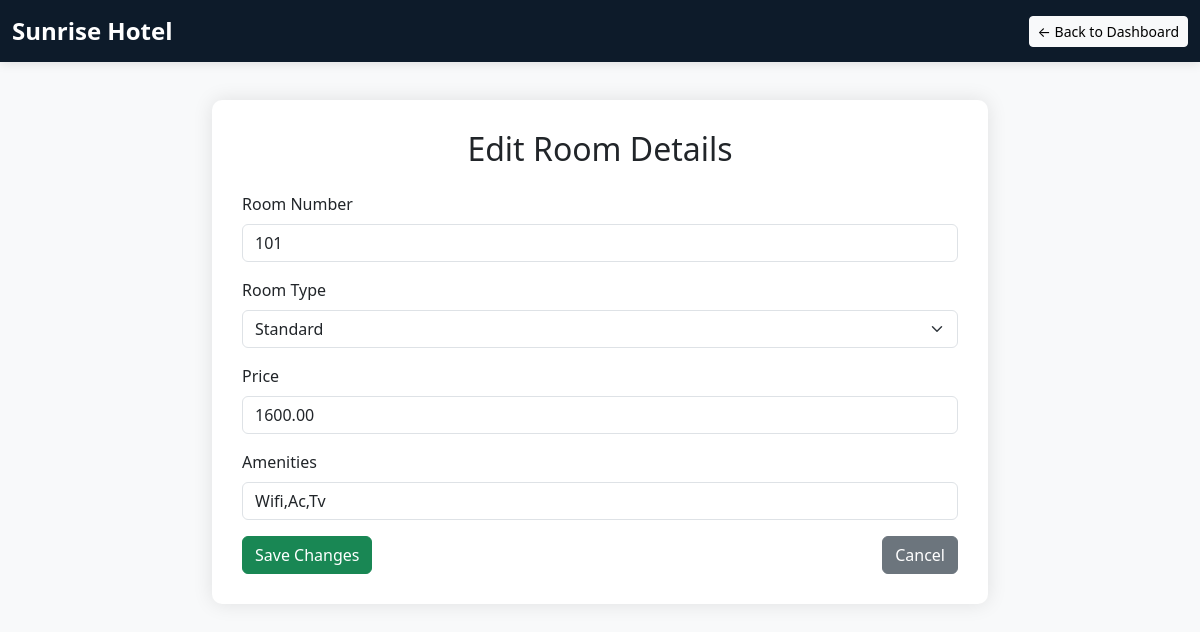
The app's page /admin/editRoom.php?roomId=19 with its own data.
### tables this page shows
CREATE TABLE `rooms` (
  `id` int(11) NOT NULL,
  `room_number` varchar(10) DEFAULT NULL,
  `price` decimal(10,2) DEFAULT NULL,
  `amenities` text DEFAULT NULL,
  `status` enum('available','booked','maintenance') NOT NULL DEFAULT 'available',
  `room_type_id` int(11) DEFAULT NULL
);

### DatabaseConnection.php (called while the page is built, shortened)
<?php
class DatabaseConnection {
    private static $instance = null;
    private $conn;
    private function __construct() {
        $this->conn = new mysqli('localhost', 'root', '', 'hms');
    }
    public static function getInstance() {
        if (self::$instance == null) {
            self::$instance = new DatabaseConnection();
        }
        return self::$instance;
    }
    public function getConnection() {
        return $this->conn;
    }
}
?>

### admin/p_design_pattern/RoomManagerProxy.php (called while the page is built, shortened)
<?php
require_once 'RealRoomManagerInterface.php';
class RoomManagerProxy implements RoomManagerInterface {
    private $realManager;
    public function __construct() {
        $this->realManager = new RealRoomManager();
    }
    public function getRoomDetails($roomId) {
        return $this->realManager->getRoomDetails($roomId);
    }
}
?>

### admin/p_design_pattern/RealRoomManagerInterface.php (called while the page is built, shortened)
<?php
require_once __DIR__ . '/../../DatabaseCOnnection.php';
class RealRoomManager implements RoomManagerInterface {
    private $conn;
    public function __construct() {
        $this->conn = DatabaseConnection::getInstance()->getConnection();
    }
    public function getRoomDetails($roomId) {
        $stmt = $this->conn->prepare("SELECT * FROM rooms WHERE id = ?");
        $stmt->bind_param("i", $roomId);
        $stmt->execute();
        $result = $stmt->get_result();
        return $result->fetch_assoc();
    }
}
?>

### admin/editRoom.php (the view, shortened to what this page needs)
<?php
require_once 'p_design_pattern/RoomManagerProxy.php';
$roomManager = new RoomManagerProxy();
$roomId = $_GET['roomId'];
$room = $roomManager->getRoomDetails($roomId);
?>
<!DOCTYPE html>
<html>
<head>
    <link href="https://cdn.jsdelivr.net/npm/bootstrap@5.3.0/dist/css/bootstrap.min.css" rel="stylesheet">
</head>
<body>
<nav class="navbar navbar-expand-lg navbar-dark fixed-top">
    <div class="container-fluid">
        <a class="navbar-brand" href="#">Sunrise Hotel</a>
        <div class="ms-auto">
            <a href="admin_dashboard.php" class="btn btn-light btn-sm">← Back to Dashboard</a>
        </div>
    </div>
</nav>
<div class="container">
    <div class="form-container">
        <h2 class="mb-4 text-center">Edit Room Details</h2>
        <form method="POST">
            <div class="mb-3">
                <label class="form-label">Room Number</label>
                <input type="text" class="form-control" name="roomNumber" value="<?php echo $room['room_number']; ?>" required>
            </div>
            <div class="mb-3">
                <label class="form-label">Room Type</label>
                <select class="form-select" name="roomType" required>
                    <option value="1" <?php if ($room['room_type_id'] == 1) echo 'selected'; ?>>Standard</option>
                </select>
            </div>
            <div class="mb-3">
                <label class="form-label">Price</label>
                <input type="number" class="form-control" name="price" value="<?php echo $room['price']; ?>" required>
            </div>
            <div class="mb-3">
                <label class="form-label">Amenities</label>
                <input type="text" class="form-control" name="amenities" value="<?php echo $room['amenities']; ?>" required>
            </div>
            <div class="d-flex justify-content-between">
                <button type="submit" name="saveEdit" class="btn btn-success">Save Changes</button>
                <a href="manageroom.php" class="btn btn-secondary">Cancel</a>
            </div>
        </form>
    </div>
</div>
</body>
</html>

### admin/editRoom.php (style rules this page uses)
body { padding-top: 70px; background-color: #f8f9fa; }
.navbar { background-color: #0d1b2a; box-shadow: 0 2px 10px rgba(0, 0, 0, 0.1); }
.navbar-brand { font-weight: bold; color: white !important; font-size: 1.5rem; }
.container { max-width: 800px; margin-top: 30px; }
.form-container { background-color: white; border-radius: 10px; padding: 30px; box-shadow: 0 0 20px rgba(0,0,0,0.1); }

### records on screen
rooms: roomNumber "101", roomType "Standard", price "1600.00", amenities "Wifi,Ac,Tv"
